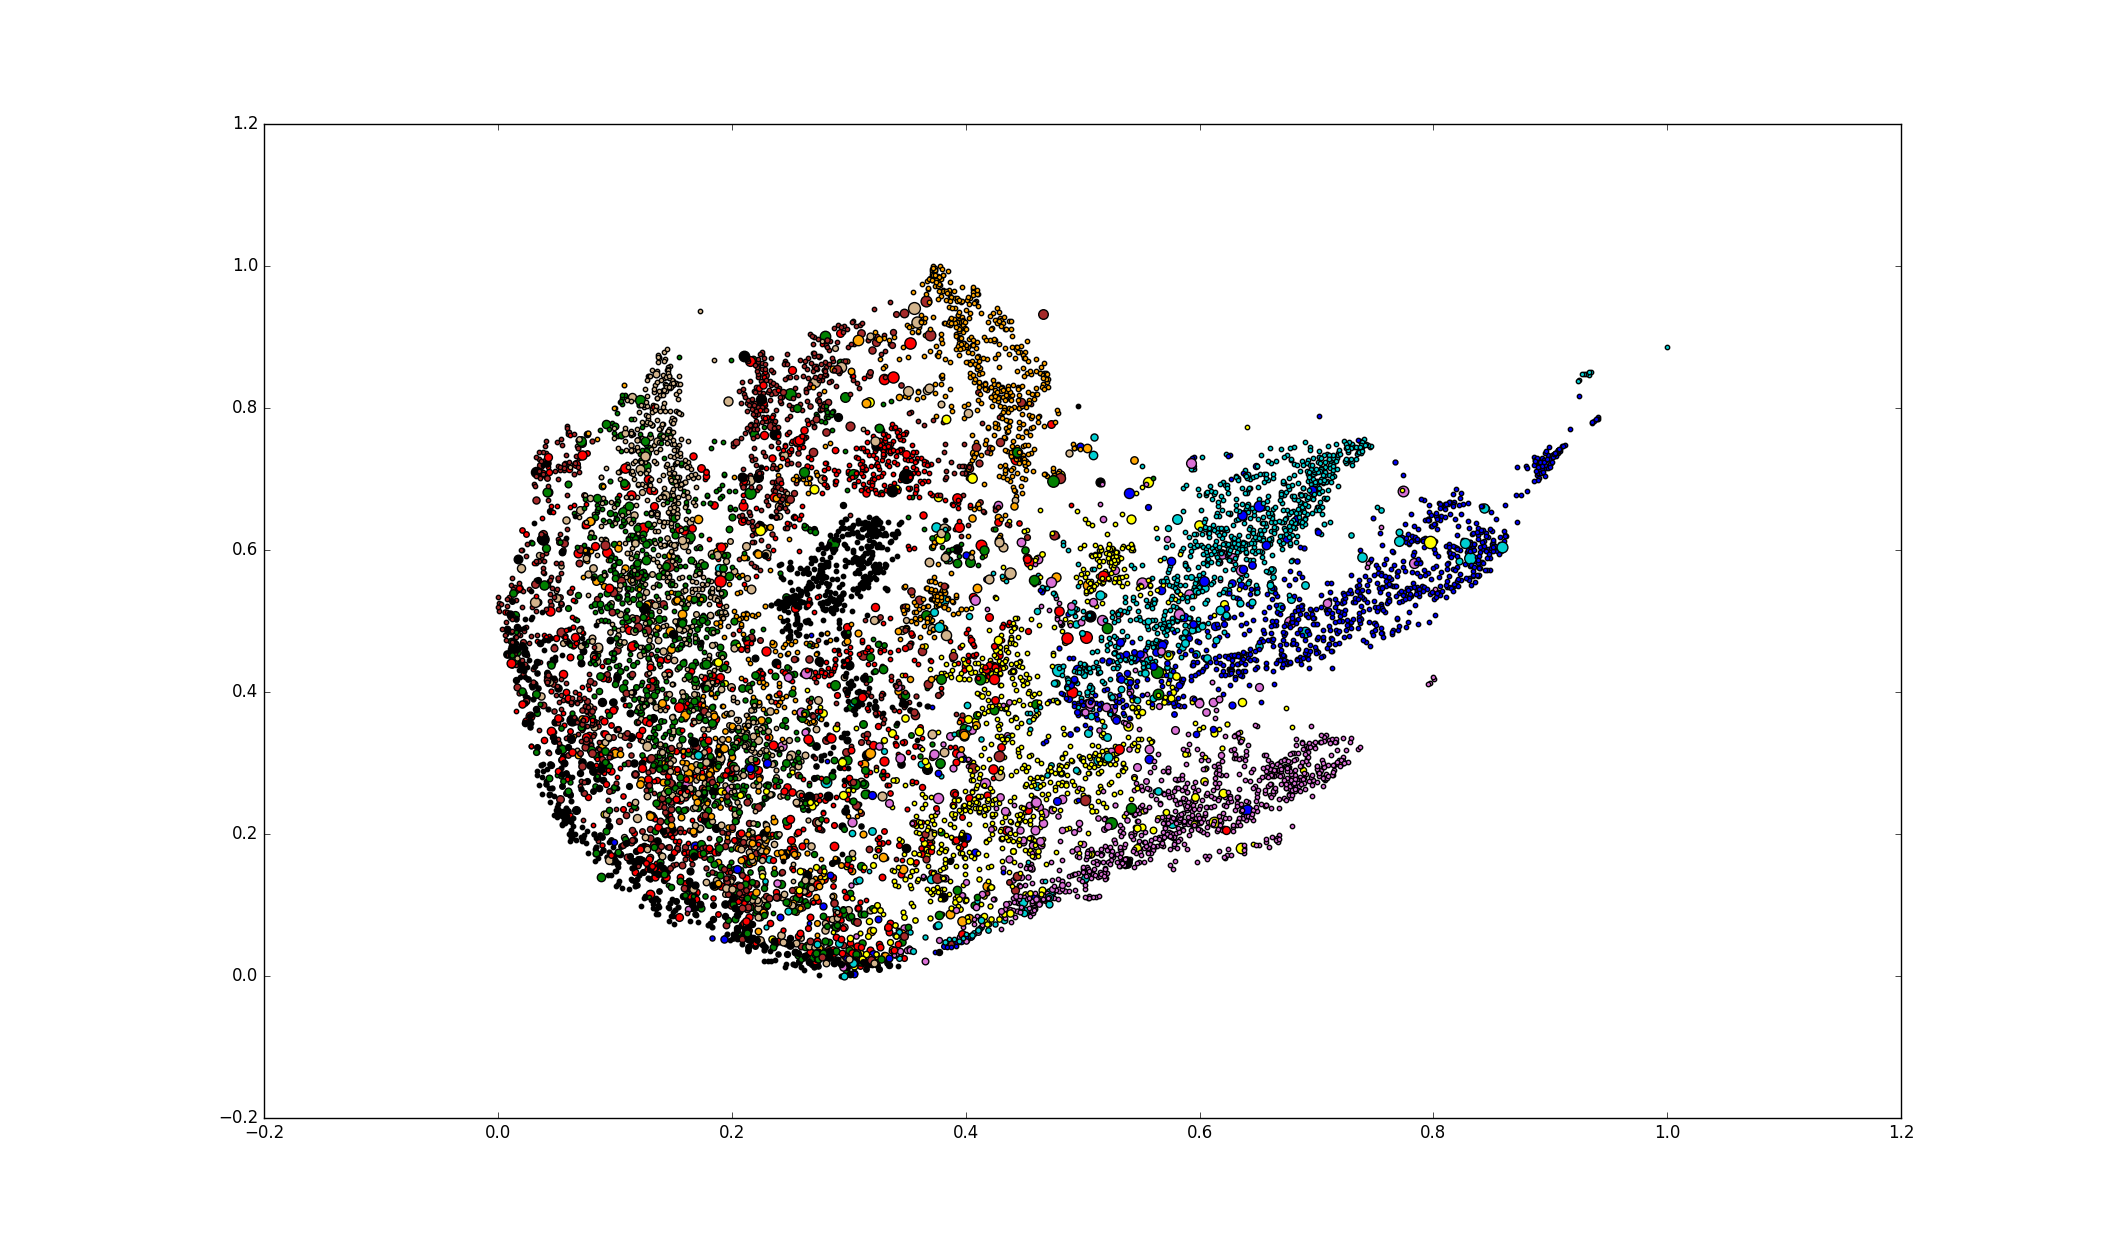

Recreate this plot in Python.
from __future__ import print_function
import numpy as np
import keras
from keras.datasets import mnist
from keras.models import Sequential
from keras.layers import Dense, Dropout, Flatten
from keras.layers import Conv2D, MaxPooling2D, Activation
from keras import backend as K
from keras.callbacks import ModelCheckpoint
import matplotlib.pyplot as plt
from mpl_toolkits.mplot3d import Axes3D
from sklearn import manifold
import gzip
from time import time
from sklearn.metrics import log_loss
import pickle
import os

os.environ['CUDA_VISIBLE_DEVICES'] = "1"

batch_size = 128
num_classes = 10
epochs = 1000

# input image dimensions
img_rows, img_cols = 32,32

def unpickle(file):
    with open(file, 'rb') as fo:
        dict = pickle.load(fo, encoding='bytes')
    return dict

train_labels, train_data = [], []

for batch_num in range(1, 6):
	batch_dict = unpickle('/home/balerion/Downloads/cifar-10-batches-py/data_batch_'+str(batch_num))

	batch_labels = np.array(batch_dict[b'labels'])
	train_labels.append(batch_labels)

	batch_data = np.array(batch_dict[b'data'])
	batch_data = batch_data.reshape(-1, img_rows, img_cols, 3, order='F')
	batch_data = np.swapaxes(batch_data, 1, 2)
	train_data.append(batch_data)

x_train, y_train = np.array(train_data).reshape(50000, 32, 32, 3), np.array(train_labels).reshape(50000)

batch_dict = unpickle('/home/balerion/Downloads/cifar-10-batches-py/test_batch')

y_test_original = np.array(batch_dict[b'labels'])

batch_data = np.array(batch_dict[b'data'])
batch_data = batch_data.reshape(-1, img_rows, img_cols, 3, order='F')
x_test = np.swapaxes(batch_data, 1, 2)

x_train = x_train.astype('float32')
x_test = x_test.astype('float32')
x_train /= 255
x_test /= 255
print('x_train shape:', x_train.shape)
print(x_train.shape[0], 'train samples')
print(x_test.shape[0], 'test samples')

# convert class vectors to binary class matrices
y_train = keras.utils.to_categorical(y_train, num_classes)
y_test = keras.utils.to_categorical(y_test_original, num_classes)

input_shape = (img_rows, img_cols, 3)

model = Sequential()

model.add(Conv2D(64, (3, 3), padding='same',
                 input_shape=x_train.shape[1:]))
model.add(Activation('relu'))
model.add(Conv2D(64, (3, 3)))
model.add(Activation('relu'))
model.add(MaxPooling2D(pool_size=(2, 2)))
model.add(Dropout(0.25))

model.add(Conv2D(128, (3, 3), padding='same'))
model.add(Activation('relu'))
model.add(Conv2D(128, (3, 3)))
model.add(Activation('relu'))
model.add(MaxPooling2D(pool_size=(2, 2)))
model.add(Dropout(0.25))

model.add(Flatten())
model.add(Dense(512))
model.add(Activation('relu'))
model.add(Dropout(0.5))
model.add(Dense(num_classes))
model.add(Activation('softmax'))

# initiate RMSprop optimizer
opt = keras.optimizers.rmsprop(lr=0.0001, decay=1e-6)

# Let's train the model using RMSprop
model.compile(loss='categorical_crossentropy',
              optimizer=opt,
              metrics=['accuracy'])

'''for epoch_num in range(epochs):
  checkpoint = ModelCheckpoint('cifar10_model.hdf5', monitor='val_loss', verbose=0, save_best_only=True)
  model.fit(x_train, y_train,
            batch_size=batch_size,
            epochs=1,
            verbose=1,
            validation_data=(x_test, y_test),
            callbacks = [checkpoint])
  score = model.evaluate(x_test, y_test, verbose=0)
  print('Test loss:', score[0])
  print('Test accuracy:', score[1])'''

model.load_weights('cifar10_model.hdf5')
print(model.summary())
N_samples = 10000

per_sample_logloss_list = []
encoded_input_list = []

intermediate_layer_model = keras.models.Model(inputs=model.input,
                                 outputs=model.get_layer(index=15).output)

for i in range(N_samples):
  per_sample_logloss_list.append(log_loss(y_test[i:i+1], model.predict(x_test[i:i+1]), normalize=False))
  encoded_input_list.append(intermediate_layer_model.predict(x_test[i:i+1])[0])

encoded_input_list = np.array(encoded_input_list)

per_sample_logloss_list /= np.max(per_sample_logloss_list)
per_sample_logloss_list = per_sample_logloss_list**0.5
print(np.mean(per_sample_logloss_list), np.std(per_sample_logloss_list))
print(np.min(per_sample_logloss_list), np.max(per_sample_logloss_list))

def plot_embedding(X, Y, color_dict):
  x_min, x_max = np.min(X, 0), np.max(X, 0)
  X = (X - x_min) / (x_max - x_min)

  fig = plt.figure()
  ax = fig.add_subplot(111)

  for i in range(X.shape[0]):
    ax.scatter(X[i, 0], X[i, 1], c=color_dict[Y[i]], s=max(10, 100*per_sample_logloss_list[i]))

tsne = manifold.TSNE(n_components=2, init='pca', random_state=0)
X_tsne = tsne.fit_transform(encoded_input_list)

color_dict = {0:'yellow', 1:'blue', 2:'red', 3:'green', 4:'brown',
        5:'tan', 6:'black', 7:'orange', 8:'orchid', 9:'darkturquoise'}

plot_embedding(X_tsne, y_test_original[:N_samples], color_dict)

plt.show()
plt.close()
